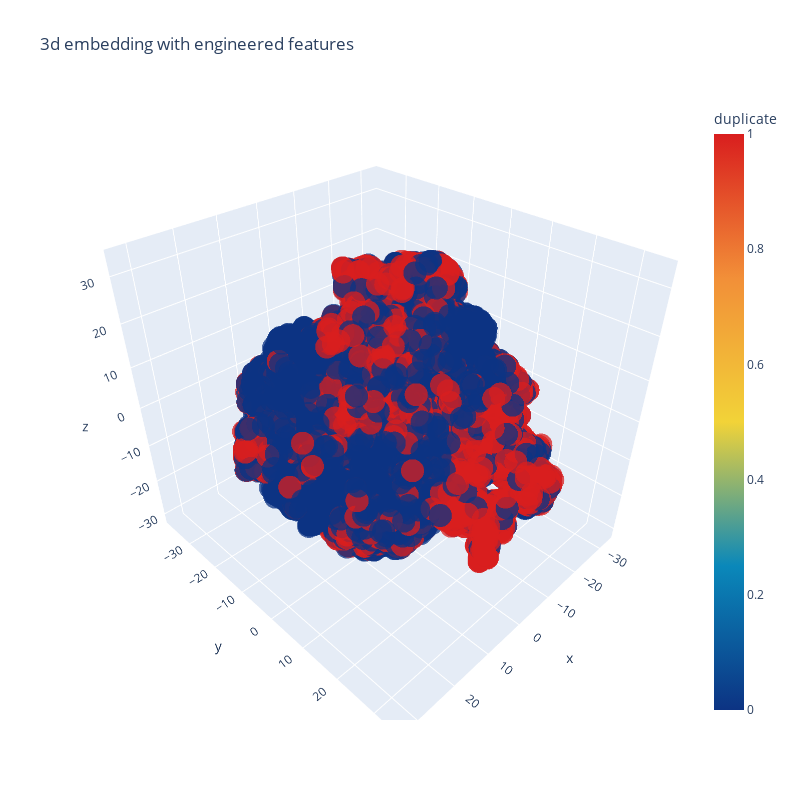

The notebook cell this image was saved under:
### Code cell
import plotly.graph_objs as go
import plotly.tools as tls
import plotly.offline as py
py.init_notebook_mode(connected=True)

trace1 = go.Scatter3d(
    x=tsne3d[:,0],
    y=tsne3d[:,1],
    z=tsne3d[:,2],
    mode='markers',
    marker=dict(
        sizemode='diameter',
        color = y,
        colorscale = 'Portland',
        colorbar = dict(title = 'duplicate'),
        line=dict(color='rgb(255, 255, 255)'),
        opacity=0.75
    )
)

data=[trace1]
layout=dict(height=800, width=800, title='3d embedding with engineered features')
fig=dict(data=data, layout=layout)
py.iplot(fig, filename='3DBubble')

### Figure 1 — Plotly figure (JSON) as saved in the notebook; plotly's stock layout.template omitted (floating-point values rounded to 4 significant figures; data arrays with more than 128 entries replaced by an {"elided": "..."} marker saying what was removed)
{"data": [{"marker": {"color": {"elided": "30000 int values"}, "colorbar": {"title": {"text": "duplicate"}}, "colorscale": [[0, "rgb(12,51,131)"], [0.25, "rgb(10,136,186)"], [0.5, "rgb(242,211,56)"], [0.75, "rgb(242,143,56)"], [1, "rgb(217,30,30)"]], "line": {"color": "rgb(255, 255, 255)"}, "opacity": 0.75, "sizemode": "diameter"}, "mode": "markers", "type": "scatter3d", "x": {"elided": "30000 float values"}, "y": {"elided": "30000 float values"}, "z": {"elided": "30000 float values"}}], "layout": {"height": 800, "title": {"text": "3d embedding with engineered features"}, "width": 800}}
